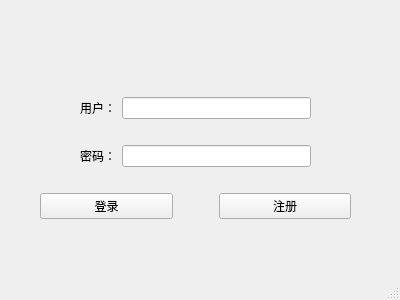
<?xml version="1.0" encoding="UTF-8"?>
<ui version="4.0">
 <class>MainWindow</class>
 <widget class="QMainWindow" name="MainWindow">
  <property name="geometry">
   <rect>
    <x>0</x>
    <y>0</y>
    <width>400</width>
    <height>300</height>
   </rect>
  </property>
  <property name="minimumSize">
   <size>
    <width>400</width>
    <height>300</height>
   </size>
  </property>
  <property name="maximumSize">
   <size>
    <width>400</width>
    <height>300</height>
   </size>
  </property>
  <property name="windowTitle">
   <string>MainWindow</string>
  </property>
  <widget class="QWidget" name="centralwidget">
   <widget class="QWidget" name="">
    <property name="geometry">
     <rect>
      <x>0</x>
      <y>20</y>
      <width>391</width>
      <height>229</height>
     </rect>
    </property>
    <layout class="QVBoxLayout" name="verticalLayout">
     <property name="bottomMargin">
      <number>10</number>
     </property>
     <item>
      <spacer name="verticalSpacer_3">
       <property name="orientation">
        <enum>Qt::Vertical</enum>
       </property>
       <property name="sizeHint" stdset="0">
        <size>
         <width>20</width>
         <height>40</height>
        </size>
       </property>
      </spacer>
     </item>
     <item>
      <layout class="QHBoxLayout" name="horizontalLayout">
       <item>
        <spacer name="horizontalSpacer">
         <property name="orientation">
          <enum>Qt::Horizontal</enum>
         </property>
         <property name="sizeType">
          <enum>QSizePolicy::Fixed</enum>
         </property>
         <property name="sizeHint" stdset="0">
          <size>
           <width>80</width>
           <height>20</height>
          </size>
         </property>
        </spacer>
       </item>
       <item>
        <widget class="QLabel" name="label">
         <property name="text">
          <string>用户：</string>
         </property>
        </widget>
       </item>
       <item>
        <widget class="QLineEdit" name="lineEdit"/>
       </item>
       <item>
        <spacer name="horizontalSpacer_2">
         <property name="orientation">
          <enum>Qt::Horizontal</enum>
         </property>
         <property name="sizeType">
          <enum>QSizePolicy::Fixed</enum>
         </property>
         <property name="sizeHint" stdset="0">
          <size>
           <width>80</width>
           <height>20</height>
          </size>
         </property>
        </spacer>
       </item>
      </layout>
     </item>
     <item>
      <spacer name="verticalSpacer">
       <property name="orientation">
        <enum>Qt::Vertical</enum>
       </property>
       <property name="sizeType">
        <enum>QSizePolicy::Fixed</enum>
       </property>
       <property name="sizeHint" stdset="0">
        <size>
         <width>20</width>
         <height>20</height>
        </size>
       </property>
      </spacer>
     </item>
     <item>
      <layout class="QHBoxLayout" name="horizontalLayout_2">
       <item>
        <spacer name="horizontalSpacer_3">
         <property name="orientation">
          <enum>Qt::Horizontal</enum>
         </property>
         <property name="sizeType">
          <enum>QSizePolicy::Fixed</enum>
         </property>
         <property name="sizeHint" stdset="0">
          <size>
           <width>80</width>
           <height>20</height>
          </size>
         </property>
        </spacer>
       </item>
       <item>
        <widget class="QLabel" name="label_2">
         <property name="text">
          <string>密码：</string>
         </property>
        </widget>
       </item>
       <item>
        <widget class="QLineEdit" name="lineEdit_2">
         <property name="echoMode">
          <enum>QLineEdit::Password</enum>
         </property>
        </widget>
       </item>
       <item>
        <spacer name="horizontalSpacer_4">
         <property name="orientation">
          <enum>Qt::Horizontal</enum>
         </property>
         <property name="sizeType">
          <enum>QSizePolicy::Fixed</enum>
         </property>
         <property name="sizeHint" stdset="0">
          <size>
           <width>80</width>
           <height>20</height>
          </size>
         </property>
        </spacer>
       </item>
      </layout>
     </item>
     <item>
      <spacer name="verticalSpacer_2">
       <property name="orientation">
        <enum>Qt::Vertical</enum>
       </property>
       <property name="sizeType">
        <enum>QSizePolicy::Fixed</enum>
       </property>
       <property name="sizeHint" stdset="0">
        <size>
         <width>20</width>
         <height>20</height>
        </size>
       </property>
      </spacer>
     </item>
     <item>
      <layout class="QHBoxLayout" name="horizontalLayout_3">
       <item>
        <spacer name="horizontalSpacer_5">
         <property name="orientation">
          <enum>Qt::Horizontal</enum>
         </property>
         <property name="sizeType">
          <enum>QSizePolicy::Fixed</enum>
         </property>
         <property name="sizeHint" stdset="0">
          <size>
           <width>40</width>
           <height>20</height>
          </size>
         </property>
        </spacer>
       </item>
       <item>
        <widget class="QPushButton" name="pushButton">
         <property name="text">
          <string>登录</string>
         </property>
        </widget>
       </item>
       <item>
        <spacer name="horizontalSpacer_7">
         <property name="orientation">
          <enum>Qt::Horizontal</enum>
         </property>
         <property name="sizeType">
          <enum>QSizePolicy::Fixed</enum>
         </property>
         <property name="sizeHint" stdset="0">
          <size>
           <width>40</width>
           <height>20</height>
          </size>
         </property>
        </spacer>
       </item>
       <item>
        <widget class="QPushButton" name="pushButton_2">
         <property name="text">
          <string>注册</string>
         </property>
        </widget>
       </item>
       <item>
        <spacer name="horizontalSpacer_6">
         <property name="orientation">
          <enum>Qt::Horizontal</enum>
         </property>
         <property name="sizeType">
          <enum>QSizePolicy::Fixed</enum>
         </property>
         <property name="sizeHint" stdset="0">
          <size>
           <width>40</width>
           <height>20</height>
          </size>
         </property>
        </spacer>
       </item>
      </layout>
     </item>
     <item>
      <spacer name="verticalSpacer_4">
       <property name="orientation">
        <enum>Qt::Vertical</enum>
       </property>
       <property name="sizeType">
        <enum>QSizePolicy::Fixed</enum>
       </property>
       <property name="sizeHint" stdset="0">
        <size>
         <width>20</width>
         <height>20</height>
        </size>
       </property>
      </spacer>
     </item>
    </layout>
   </widget>
  </widget>
  <widget class="QMenuBar" name="menubar">
   <property name="geometry">
    <rect>
     <x>0</x>
     <y>0</y>
     <width>400</width>
     <height>22</height>
    </rect>
   </property>
  </widget>
  <widget class="QStatusBar" name="statusbar"/>
 </widget>
 <resources/>
 <connections/>
</ui>
